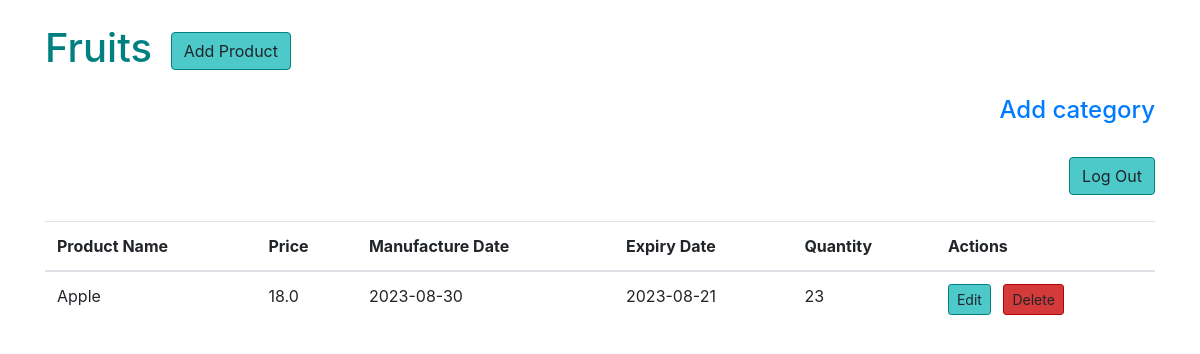
Page /view_category/1 (signed in) on the earlier database version.
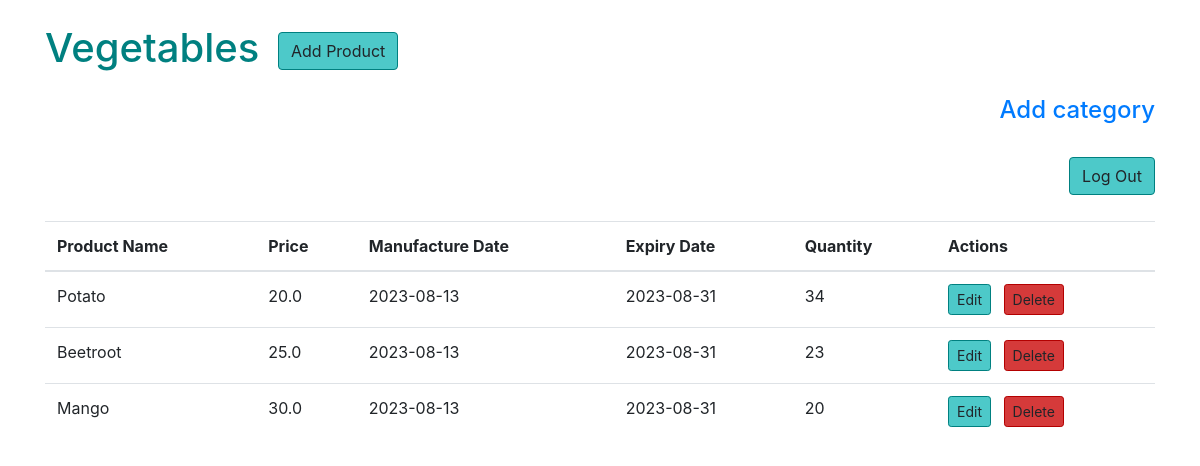
Same page on the later database version.
### models.py (models this page shows)
class Category(db.Model):
    id = db.Column(db.Integer, primary_key=True)
    name = db.Column(db.String(100), unique=True, nullable=False)
    products = db.relationship('Product', back_populates='category', cascade='all, delete-orphan')

class Product(db.Model):
    id = db.Column(db.Integer, primary_key=True)
    product_name = db.Column(db.String(200), nullable=False, unique=True)
    price = db.Column(db.Float, nullable=False)
    manufacture_date = db.Column(db.Date, nullable=False)
    expiry_date = db.Column(db.Date, nullable=False)
    quantity = db.Column(db.Integer, default=1)
    image_link = db.Column(db.String(200))
    category_id = db.Column(db.Integer, db.ForeignKey('category.id'))
    category = db.relationship('Category', back_populates='products')

### app.py (the view)
@app.route("/view_category/<cat_id>", methods=['GET'])
@login_required
def view_cat(cat_id):
    cat= Category.query.filter_by(id=cat_id).first()
    products=Product.query.filter_by(category_id=cat_id).all()
    print(cat)
    print(products)
    return render_template('view_cat.html', cat=cat, products=products)

### app.py (called while the page is built)
@login_manager.user_loader
def load_user(user_id):
    return User.query.get(int(user_id))

### templates/view_cat.html (shortened to what this page needs)
<!DOCTYPE html>
<html lang="en">
<head>
    <link rel="stylesheet" href="https://stackpath.bootstrapcdn.com/bootstrap/4.5.2/css/bootstrap.min.css">
</head>
<body>
    <div class="container mt-4">
        <h1 class="mb-4">{{cat.name}} <a href="/add_product" class="btn btn-custom-primary ml-2">Add Product</a></h1>
        <h4 class="mb-4" style="text-align: right;"><a href="/add_category">Add category</a></h4>
        <h1 class="mb-4" style="text-align: right;"><a href="/logout" class="btn btn-custom-primary ml-2">Log Out</a></h1>
        <table class="table">
            <thead>
                <tr>
                    <th>Product Name</th>
                    <th>Price</th>
                    <th>Manufacture Date</th>
                    <th>Expiry Date</th>
                    <th>Quantity</th>
                    <th>Actions</th>
                </tr>
            </thead>
            <tbody>
                {% for product in products %}
                <tr>
                    <td>{{ product.product_name }}</td>
                    <td>{{ product.price }}</td>
                    <td>{{ product.manufacture_date }}</td>
                    <td>{{ product.expiry_date }}</td>
                    <td>{{ product.quantity }}</td>
                    <td>
                        <a href="/edit_product/{{cat.id}}/{{ product.id }}" class="btn btn-sm btn-custom-primary mr-2">Edit</a>
                        <button class="btn btn-sm btn-custom-danger" data-toggle="modal" data-target="#confirmDeleteModal{{ product.id }}">Delete</button>
                    </td>
                </tr>
                {% endfor %}
            </tbody>
        </table>
    </div>
</body>
</html>

### templates/view_cat.html (style rules this page uses)
a { text-decoration: none; }
.btn-custom-primary { background-color: #4dc9c9; border-color: #008080; }
.btn-custom-danger { background-color: #d53a3a; border-color: #b30000; }
h1 { color: #008080; }

Differences in the rows shown:
removed Product: product_name "Apple", price "18.0", manufacture_date "2023-08-30", expiry_date "2023-08-21", quantity "23"
changed Category: name "Fruits" → "Vegetables"
added Product: product_name "Potato", price "20.0", manufacture_date "2023-08-13", expiry_date "2023-08-31", quantity "34"
added Product: product_name "Beetroot", price "25.0", manufacture_date "2023-08-13", expiry_date "2023-08-31", quantity "23"
added Product: product_name "Mango", price "30.0", manufacture_date "2023-08-13", expiry_date "2023-08-31", quantity "20"
